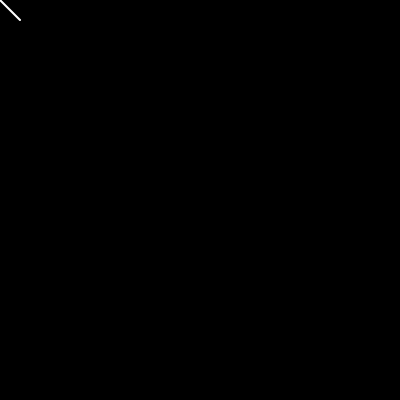
Frame 1 (no input)
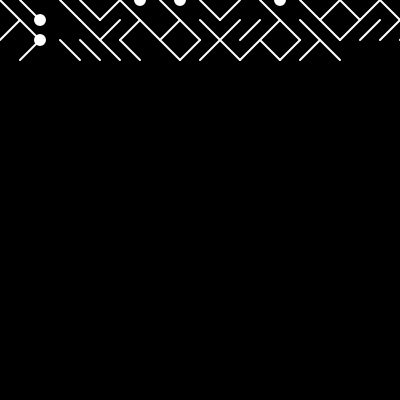
Frame 60 (no input)
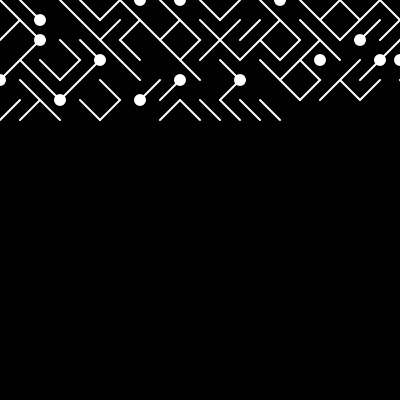
Frame 120 (the mouse pressed at the canvas centre since frame 60)

The p5.js sketch that drew these frames (run headless with seeded random() and noise() and a simulated clock; from frame 60 on, the mouse is pressed at the canvas centre):

// p5.js sketch
// ── sketch.js
/*
    This sketch draws variation on 10Print
    by Jeremy Muller
    75% chance of drawing lines (forward slash/back slash)
    25% chance of drawing ellipse
*/

let x = 0;
let y = 0;
let spacing = 20;


function setup() {
    createCanvas(400, 400);

    background(0);
}

function draw() {
    stroke(255);
    strokeWeight(2);

    if (random(1) < 0.75) {
        if (random(1) < 0.5) {
            line(x, y, x + spacing, y + spacing);
        } else {
            line(x, y+spacing, x+spacing, y);
        }
    } else {
        if (random(1) < 0.5) {
            noFill();
        } else {
            fill(255);
            ellipse(x, y, spacing / 2);

        }
        // ellipse(x, y, spacing / 2);
    }


    x += spacing;
    if (x > width) {
        y += spacing;
        x = 0;
    }
}
